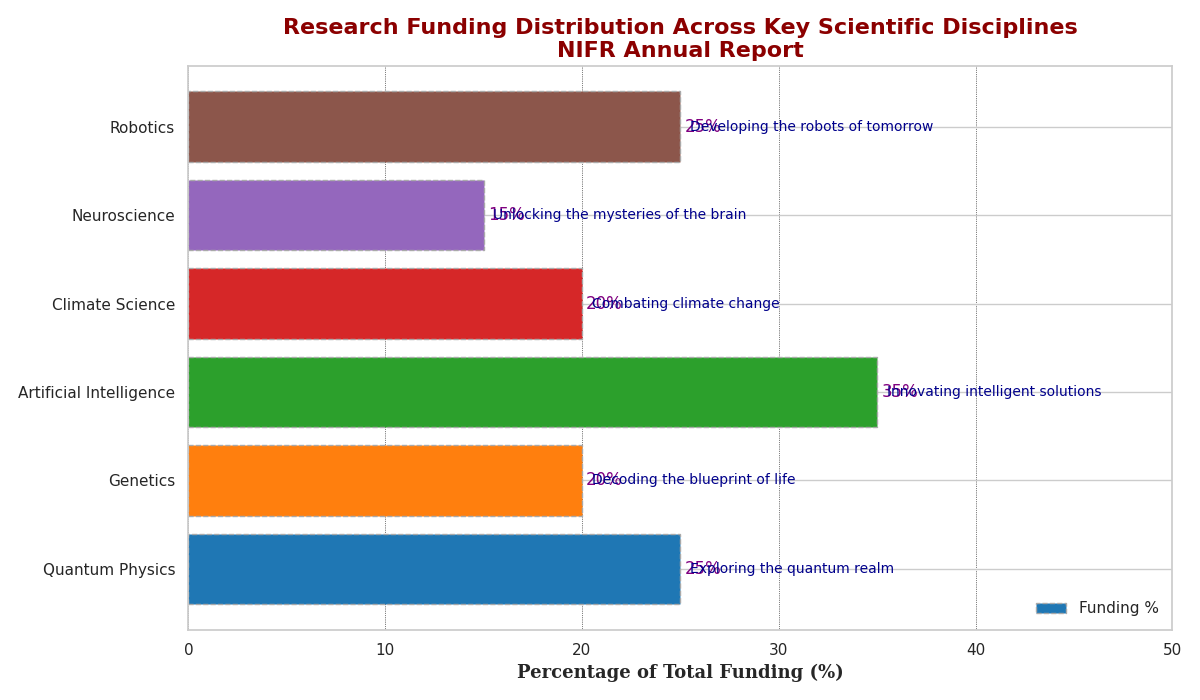

This figure's Python source:
import matplotlib.pyplot as plt
import numpy as np

# Extended list of disciplines with additional made-up data series/groups
disciplines = ['Quantum Physics', 'Genetics', 'Artificial Intelligence', 
               'Climate Science', 'Neuroscience', 'Robotics']
funding_percentages = [25, 20, 35, 20, 15, 25]  # Updated with new data
colors = ['#1f77b4', '#ff7f0e', '#2ca02c', '#d62728', '#9467bd', '#8c564b']  # New colors added

fig, ax = plt.subplots(figsize=(12, 7))

# Plotting a horizontal bar chart
bars = ax.barh(disciplines, funding_percentages, color=colors, edgecolor='darkgrey', linestyle='--')

# Adding labels
ax.bar_label(bars, labels=[f'{p}%' for p in funding_percentages], label_type='edge', padding=3, color='purple')

# Set labels and title
ax.set_xlabel('Percentage of Total Funding (%)', fontsize=13, fontfamily='serif', fontweight='bold')
ax.set_title('Research Funding Distribution Across Key Scientific Disciplines\nNIFR Annual Report',
             fontsize=16, fontweight='bold', color='darkred')

# Customize the x-axis
ax.set_xlim(0, 50)

# Adding a grid
ax.xaxis.grid(True, linestyle=':', linewidth=0.5, color='black')

# Updated descriptions for all disciplines
descriptions = [
    "Exploring the quantum realm",
    "Decoding the blueprint of life",
    "Innovating intelligent solutions",
    "Combating climate change",
    "Unlocking the mysteries of the brain",
    "Developing the robots of tomorrow"
]

for bar, desc in zip(bars, descriptions):
    ax.text(bar.get_width() + 0.5, bar.get_y() + bar.get_height()/2, desc,
            va='center', ha='left', fontsize=10, color='darkblue')

# Adding a legend
ax.legend(['Funding %'], loc='lower right', frameon=False)

plt.tight_layout()
plt.show()
